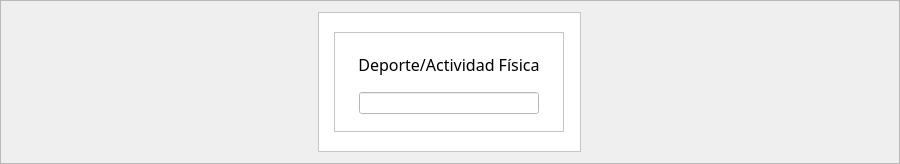
                  <widget class="QFrame" name="fr_medidas_simples">
                   <property name="minimumSize">
                    <size>
                     <width>900</width>
                     <height>140</height>
                    </size>
                   </property>
                   <property name="maximumSize">
                    <size>
                     <width>900</width>
                     <height>170</height>
                    </size>
                   </property>
                   <property name="styleSheet">
                    <string notr="true"/>
                   </property>
                   <property name="frameShape">
                    <enum>QFrame::StyledPanel</enum>
                   </property>
                   <property name="frameShadow">
                    <enum>QFrame::Raised</enum>
                   </property>
                   <layout class="QHBoxLayout" name="horizontalLayout_27">
                    <item>
                     <widget class="QFrame" name="data_deporte">
                      <property name="minimumSize">
                       <size>
                        <width>263</width>
                        <height>140</height>
                       </size>
                      </property>
                      <property name="maximumSize">
                       <size>
                        <width>263</width>
                        <height>140</height>
                       </size>
                      </property>
                      <property name="styleSheet">
                       <string notr="true">background-color: white;</string>
                      </property>
                      <property name="frameShape">
                       <enum>QFrame::StyledPanel</enum>
                      </property>
                      <property name="frameShadow">
                       <enum>QFrame::Raised</enum>
                      </property>
                      <layout class="QHBoxLayout" name="horizontalLayout_11">
                       <item>
                        <widget class="QFrame" name="fr_act_deporte">
                         <property name="minimumSize">
                          <size>
                           <width>230</width>
                           <height>100</height>
                          </size>
                         </property>
                         <property name="maximumSize">
                          <size>
                           <width>230</width>
                           <height>100</height>
                          </size>
                         </property>
                         <property name="frameShape">
                          <enum>QFrame::StyledPanel</enum>
                         </property>
                         <property name="frameShadow">
                          <enum>QFrame::Raised</enum>
                         </property>
                         <layout class="QVBoxLayout" name="verticalLayout_42">
                          <item alignment="Qt::AlignHCenter">
                           <widget class="QLabel" name="lbl_act_deporte">
                            <property name="minimumSize">
                             <size>
                              <width>200</width>
                              <height>30</height>
                             </size>
                            </property>
                            <property name="maximumSize">
                             <size>
                              <width>200</width>
                              <height>30</height>
                             </size>
                            </property>
                            <property name="font">
                             <font>
                              <family>Circular Std</family>
                              <pointsize>12</pointsize>
                             </font>
                            </property>
                            <property name="text">
                             <string>Deporte/Actividad Física</string>
                            </property>
                            <property name="alignment">
                             <set>Qt::AlignCenter</set>
                            </property>
                           </widget>
                          </item>
                          <item alignment="Qt::AlignHCenter">
                           <widget class="QLineEdit" name="act_deporte">
                            <property name="minimumSize">
                             <size>
                              <width>180</width>
                              <height>22</height>
                             </size>
                            </property>
                            <property name="maximumSize">
                             <size>
                              <width>180</width>
                              <height>22</height>
                             </size>
                            </property>
                            <property name="font">
                             <font>
                              <family>Circular Std Book</family>
                              <pointsize>11</pointsize>
                             </font>
                            </property>
                           </widget>
                          </item>
                         </layout>
                        </widget>
                       </item>
                      </layout>
                     </widget>
                    </item>
                   </layout>
                  </widget>
